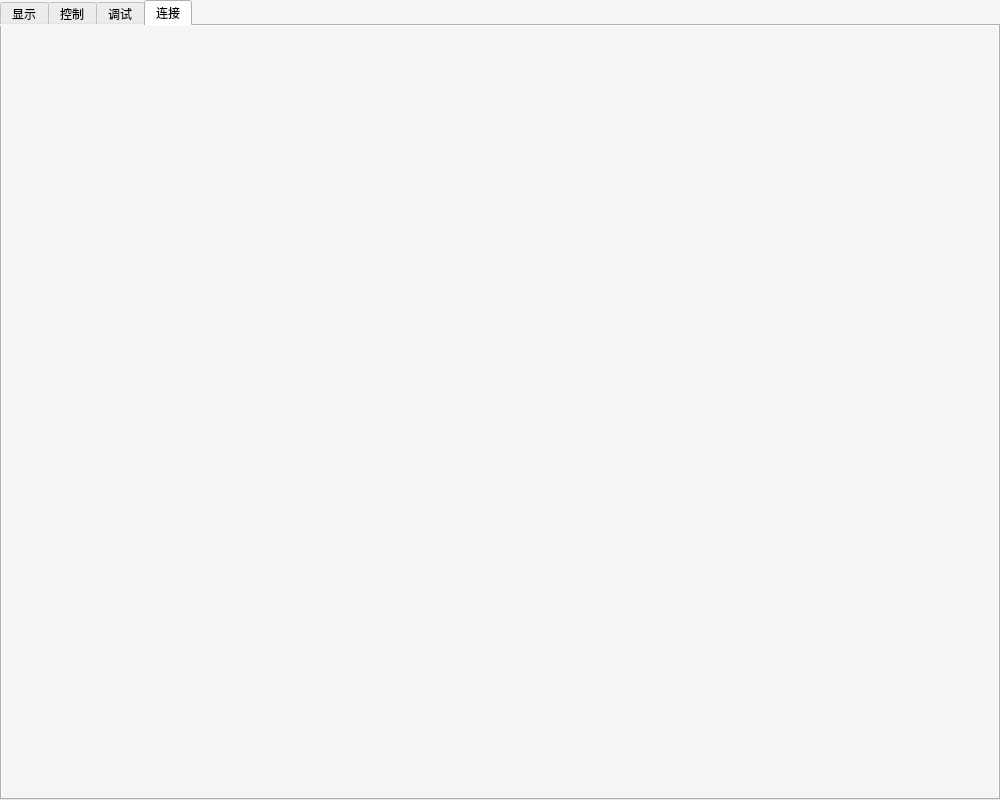
<?xml version="1.0" encoding="UTF-8"?>
<ui version="4.0">
 <class>IHB</class>
 <widget class="QMainWindow" name="IHB">
  <property name="geometry">
   <rect>
    <x>0</x>
    <y>0</y>
    <width>1000</width>
    <height>800</height>
   </rect>
  </property>
  <property name="windowTitle">
   <string>刚柔耦合拥抱机器人控制软件</string>
  </property>
  <property name="windowIcon">
   <iconset>
    <normaloff>files/ico/x.ico</normaloff>files/ico/x.ico</iconset>
  </property>
  <property name="styleSheet">
   <string notr="true">QWidget {
 background-color: #f5f5f5;
}

QGroupBox {
    font-weight: bold;
    border: 2px solid #3498db;
    border-radius: 8px;
    margin-top: 10px;
    padding-top: 10px;
    background-color: white;
}

QGroupBox::title {
    subcontrol-origin: margin;
    left: 10px;
    padding: 0 5px 0 5px;
    color: #3498db;
}

QPushButton {
    background-color: #3498db;
    color: white;
    border: none;
    border-radius: 5px;
    padding: 10px 20px;
    font-size: 14px;
    font-weight: bold;
}

QPushButton:hover {
    background-color: #2980b9;
}

QPushButton:pressed {
    background-color: #21618c;
}

QPushButton#pushButton_stop {
    background-color: #e74c3c;
}

QPushButton#pushButton_stop:hover {
    background-color: #c0392b;
}

QPushButton#pushButton_reset {
    background-color: #95a5a6;
}

QPushButton#pushButton_reset:hover {
    background-color: #7f8c8d;
}

QDoubleSpinBox {
    border: 1px solid #bdc3c7;
    border-radius: 3px;
    padding: 5px;
    background-color: white;
}

QSlider::groove:horizontal {
    border: 1px solid #bdc3c7;
    height: 8px;
    background: #ecf0f1;
    margin: 2px 0;
    border-radius: 4px;
}

QSlider::handle:horizontal {
    background: #3498db;
    border: 1px solid #2980b9;
    width: 18px;
    margin: -5px 0;
    border-radius: 9px;
}

QSlider::handle:horizontal:hover {
    background: #2980b9;
}

QTextEdit {
    border: 1px solid #bdc3c7;
    border-radius: 5px;
    background-color: #2c3e50;
    color: #ecf0f1;
    font-family: 'Courier New', monospace;
    font-size: 12px;
}

QLabel {
    color: #2c3e50;
    font-size: 12px;
}</string>
  </property>
  <widget class="QWidget" name="centralwidget">
   <layout class="QGridLayout" name="gridLayout">
    <property name="leftMargin">
     <number>0</number>
    </property>
    <property name="topMargin">
     <number>0</number>
    </property>
    <property name="rightMargin">
     <number>0</number>
    </property>
    <property name="bottomMargin">
     <number>0</number>
    </property>
    <item row="0" column="0">
     <widget class="QTabWidget" name="MainTab">
      <property name="font">
       <font>
        <pointsize>9</pointsize>
       </font>
      </property>
      <property name="layoutDirection">
       <enum>Qt::LeftToRight</enum>
      </property>
      <property name="autoFillBackground">
       <bool>false</bool>
      </property>
      <property name="styleSheet">
       <string notr="true"/>
      </property>
      <property name="tabPosition">
       <enum>QTabWidget::North</enum>
      </property>
      <property name="tabShape">
       <enum>QTabWidget::Rounded</enum>
      </property>
      <property name="currentIndex">
       <number>3</number>
      </property>
      <property name="iconSize">
       <size>
        <width>60</width>
        <height>40</height>
       </size>
      </property>
      <property name="elideMode">
       <enum>Qt::ElideMiddle</enum>
      </property>
      <widget class="LiveShow" name="liveShowTab">
       <property name="autoFillBackground">
        <bool>false</bool>
       </property>
       <attribute name="title">
        <string>显示</string>
       </attribute>
      </widget>
      <widget class="Control" name="controlTab">
       <attribute name="title">
        <string>控制</string>
       </attribute>
      </widget>
      <widget class="IDebug" name="IDebugTab">
       <attribute name="title">
        <string>调试</string>
       </attribute>
      </widget>
      <widget class="Connect" name="ConnectTab">
       <attribute name="title">
        <string>连接</string>
       </attribute>
      </widget>
     </widget>
    </item>
   </layout>
  </widget>
 </widget>
 <customwidgets>
  <customwidget>
   <class>LiveShow</class>
   <extends>QWidget</extends>
   <header>src/liveshow/liveshow.h</header>
   <container>1</container>
  </customwidget>
  <customwidget>
   <class>Control</class>
   <extends>QWidget</extends>
   <header>src/control/control.h</header>
   <container>1</container>
  </customwidget>
  <customwidget>
   <class>IDebug</class>
   <extends>QWidget</extends>
   <header>src/idebug/idebug.h</header>
   <container>1</container>
  </customwidget>
  <customwidget>
   <class>Connect</class>
   <extends>QWidget</extends>
   <header>src/connect/connect.h</header>
   <container>1</container>
  </customwidget>
 </customwidgets>
 <resources/>
 <connections/>
</ui>
